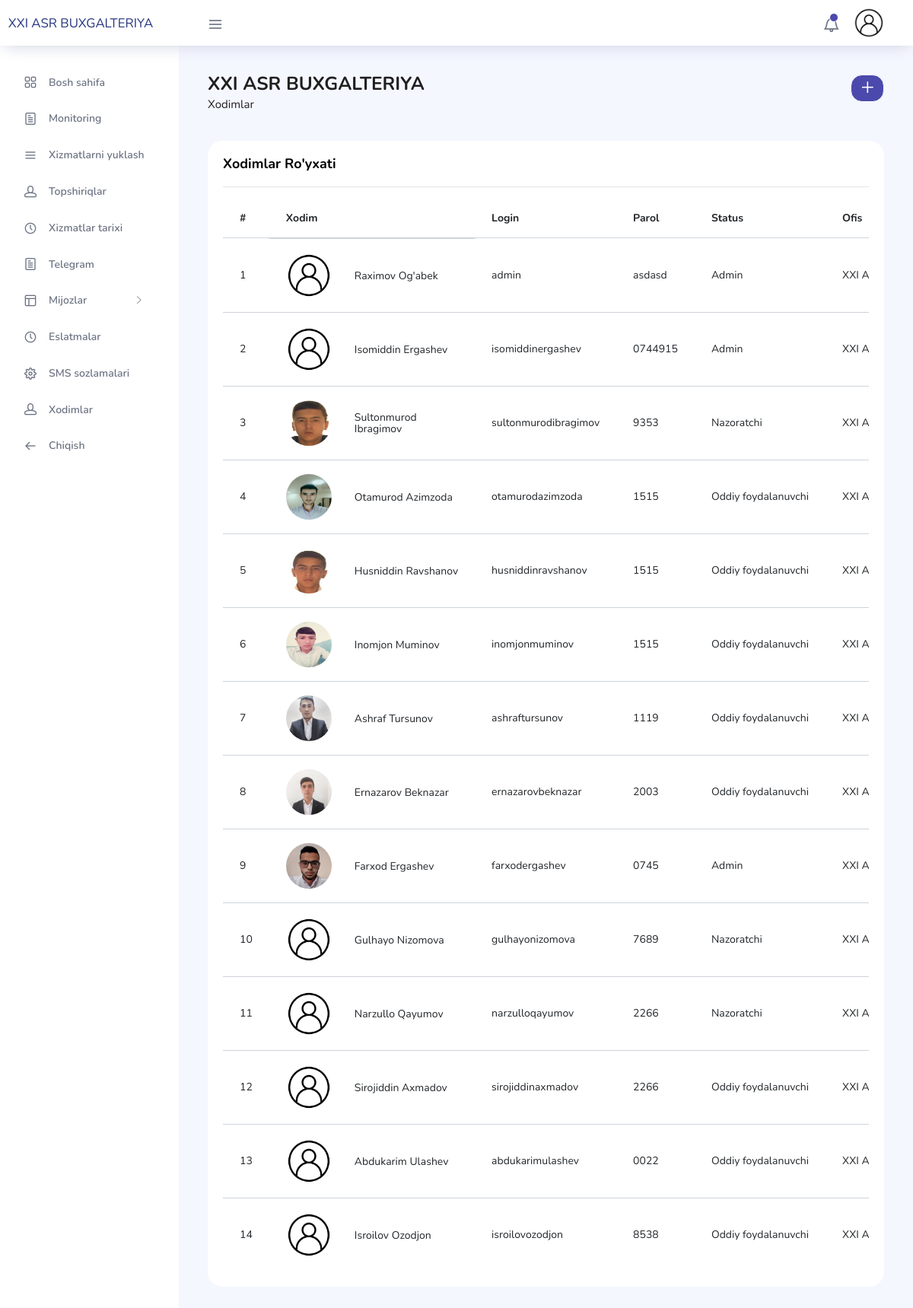
/users/ (signed in), run on the app's committed database.
### base/models.py (models this page shows)
class Profile(models.Model):
    id = models.UUIDField(default=uuid.uuid4, unique=True, primary_key=True, editable=False)
    user = models.ForeignKey(User, on_delete=models.CASCADE)
    name = models.CharField(max_length=255, null=True, blank=True)
    picture = models.ImageField(null=True, blank=True, default='static/profile/user-default.jpg', upload_to='static/profile/')
    phone = models.CharField(max_length=100, null=True, blank=True)
    ADMIN_CHOICES = (
        ('user', 'Oddiy foydalanuvchi'),
        ('superuser', 'Nazoratchi'),
        ('admin', 'Admin')
    )
    status = models.CharField(choices=ADMIN_CHOICES, max_length=200)
    OFFICE_CHOICES = (
        ('1', 'XXI ASR BUXGALTERIYA'),
        ('2', 'XXI ASR KOMPYUTER XIZMATLARI'),
        ('3', 'XXI ASR BUXGALTERIYA XIZMATLARI MARKAZI'),
    )
    office = models.CharField(choices=OFFICE_CHOICES, max_length=200)
    password = models.CharField(max_length=300)
    def __str__(self):
        return self.name

### base/user_views.py (the view)
# urls.py: path("users/", Profiles, name="users"),
@login_required(login_url='login')
def Profiles(request):
    profile = Profile.objects.get(user=request.user)
    if profile.status == 'admin':
        profiles= Profile.objects.all()
        return render(request, 'base/profiles.html', {'profiles':profiles, 'profile':profile})
    else:
        return render(request, 'error-404.html')

### base/templates/base/profiles.html (shortened to what this page needs)
{% extends 'main.html' %}
{% load static %}
{% block content %}
<div class="main-panel">
  <div class="content-wrapper">
    <div class="row">
      <div class="col-md-12 grid-margin">
        <div class="row">
          <div class="col-12 col-xl-8 mb-4 mb-xl-0">
            <h3 class="font-weight-bold">XXI ASR BUXGALTERIYA</h3>
            <h6 class="font-weight-normal mb-0">Xodimlar</span></h6>
          </div>
          <div class="col-12 col-xl-4">
           <div class="justify-content-end d-flex">
            <div class="dropdown flex-md-grow-1 flex-xl-grow-0">
              <a href="{% url 'create-user'%}">
                <button class="btn btn-sm btn-light bg-primary" type="button">
                  <i class="ti ti-plus font-weight-bold text-white"></i>
                </button>
              </a>
            </div>
           </div>
          </div>
        </div>
      </div>
    </div>
    <div class="row">
      <div class="col-md-12 grid-margin stretch-card">
        <div class="card">
          <div class="card-body">
            <p class="card-title">Xodimlar ro'yxati</p>
            <hr>
            <div class="table-responsive">
               <table class="table">
                   <thead>
                        <tr>
                            <th>#</th>
                            <th>Xodim</th>
                            <th>Login</th>
                            <th>Parol</th>
                            <th>Status</th>
                            <th>Ofis</th>
                        </tr>
                   </thead>
                   <tbody>
                        {% for user in profiles %}
                          <tr>
                            <td>{{forloop.counter}}</td>
                            <td style="display: flex; align-items: center ;">
                              {% if user.picture %}
                                  <div class="profile-pics">
                                      <img style="width: 100%; height: 100%; border-radius: 0; transition: all 1s;" src="/app{{user.picture.url}}" alt="">
                                  </div>
                                  <div class="img-text" style="line-height: 15px; padding-left: 15px;">{{ user|wordwrap:"20"|linebreaksbr }}</div>
                                  {% else %}
                                  <div class="profile-pics">
                                      <img style="width: 100%; height: 100%; border-radius: 0; transition: all 1s;" src="{% static 'profile/profile-default.jpg' %}" alt="">
                                  </div>
                                  <div class="img-text" style="line-height: 15px; padding-left: 15px;">{{ user|wordwrap:"20"|linebreaksbr }}</div>
                              {% endif %}
                          </td>
                          <td>{{user.user}}</td>
                          <td>{{user.password}}</td>
                          <td>{{user.get_status_display}}</td>
                          <td>{{user.get_office_display}}</td>
                          </tr>
                        {% endfor %}
                   </tbody>
               </table>
           </div>
          </div>
        </div>
      </div>
    </div>
  </div>
</div>
{% endblock content %}

### templates/main.html (shortened to what this page needs)
{% load static %}
<!DOCTYPE html>
<html lang="en">
<head>
  <link rel="stylesheet" href="https://cdnjs.cloudflare.com/ajax/libs/font-awesome/4.7.0/css/font-awesome.min.css">
  <link rel="stylesheet" href="{% static 'vendors/feather/feather.css' %}">
  <link rel="stylesheet" href="{% static 'vendors/ti-icons/css/themify-icons.css' %}">
  <link rel="stylesheet" href="{% static 'vendors/css/vendor.bundle.base.css' %}">
  <link rel="stylesheet" href="{% static 'vendors/select2/select2.min.css' %}">
  <link rel="stylesheet" href="{% static 'vendors/select2-bootstrap-theme/select2-bootstrap.min.css' %}">
  <link rel="stylesheet" href="{% static 'vendors/datatables.net-bs4/dataTables.bootstrap4.css' %}">
  <link rel="stylesheet" href="{% static 'vendors/ti-icons/css/themify-icons.css' %}">
  <link rel="stylesheet" type="text/css" href="{% static 'js/select.dataTables.min.css' %}">
  <link rel="stylesheet" href="{% static 'css/vertical-layout-light/style.css' %}">
 </head>
<body>
  <div class="container-scroller">
    <nav class="navbar col-lg-12 col-12 p-0 fixed-top d-flex flex-row">
      <div class="text-center navbar-brand-wrapper d-flex align-items-center justify-content-center">
        <a class="navbar-brand brand-logo mr-5" href="{% url 'home' %}"><div class="lo-text" style="font-size: 70%; margin-left: 25px;">XXI ASR BUXGALTERIYA</div></a>
      </div>
      <div class="navbar-menu-wrapper d-flex align-items-center justify-content-end">
        <button class="navbar-toggler navbar-toggler align-self-center" type="button" data-toggle="minimize">
          <span class="icon-menu"></span>
        </button>
        <ul class="navbar-nav navbar-nav-right">
          <li class="nav-item dropdown">
            <a class="nav-link count-indicator dropdown-toggle" id="notificationDropdown" href="#" data-toggle="dropdown">
              <i class="icon-bell mx-0"></i>
              <span class="count"></span>
            </a>
          </li>
          <li class="nav-item nav-profile dropdown">
            <a class="nav-link dropdown-toggle" href="#" data-toggle="dropdown" id="profileDropdown">
              <img src="/app{{ profile.picture.url }}" alt="profile"/>
            </a>
          </li>
        </ul>
      </div>
    </nav>
    <div class="container-fluid page-body-wrapper">
     {% include 'sidebar.html' %}
     {% block content %}
     {% endblock content %}
    </div>
  </div>
</body>
</html>

### templates/main.html (style rules this page uses)
.profile-pics { float: left; width: 60px; height: 60px; overflow: hidden; border-radius: 150px; margin-right: 15px; }
.img-text { width: fit-content; }

### data on the page
Profile: picture (placeholder picture), name "Raximov Og'abek", user "admin", password "asdasd", status "Admin", office "XXI…"
Profile: picture (placeholder picture), name "Isomiddin Ergashev", user "isomiddinergashev", password "0744915", status "Admin", office "XXI…"
Profile: picture (picture), name "Sultonmurod Ibragimov", user "sultonmurodibragimov", password "9353", status "Nazoratchi", office "XXI…"
Profile: picture (picture), name "Otamurod Azimzoda", user "otamurodazimzoda", password "1515", status "Oddiy foydalanuvchi", office "XXI…"
Profile: picture (picture), name "Husniddin Ravshanov", user "husniddinravshanov", password "1515", status "Oddiy foydalanuvchi", office "XXI…"
Profile: picture (picture), name "Inomjon Muminov", user "inomjonmuminov", password "1515", status "Oddiy foydalanuvchi", office "XXI…"
Profile: picture (picture), name "Ashraf Tursunov", user "ashraftursunov", password "1119", status "Oddiy foydalanuvchi", office "XXI…"
Profile: picture (picture), name "Ernazarov Beknazar", user "ernazarovbeknazar", password "2003", status "Oddiy foydalanuvchi", office "XXI…"
Profile: picture (picture), name "Farxod Ergashev", user "farxodergashev", password "0745", status "Admin", office "XXI…"
Profile: picture (placeholder picture), name "Gulhayo Nizomova", user "gulhayonizomova", password "7689", status "Nazoratchi", office "XXI…"
Profile: picture (placeholder picture), name "Narzullo Qayumov", user "narzulloqayumov", password "2266", status "Nazoratchi", office "XXI…"
Profile: picture (placeholder picture), name "Sirojiddin Axmadov", user "sirojiddinaxmadov", password "2266", status "Oddiy foydalanuvchi", office "XXI…"
Profile: picture (placeholder picture), name "Abdukarim Ulashev", user "abdukarimulashev", password "0022", status "Oddiy foydalanuvchi", office "XXI…"
Profile: picture (placeholder picture), name "Isroilov Ozodjon", user "isroilovozodjon", password "8538", status "Oddiy foydalanuvchi", office "XXI…"
